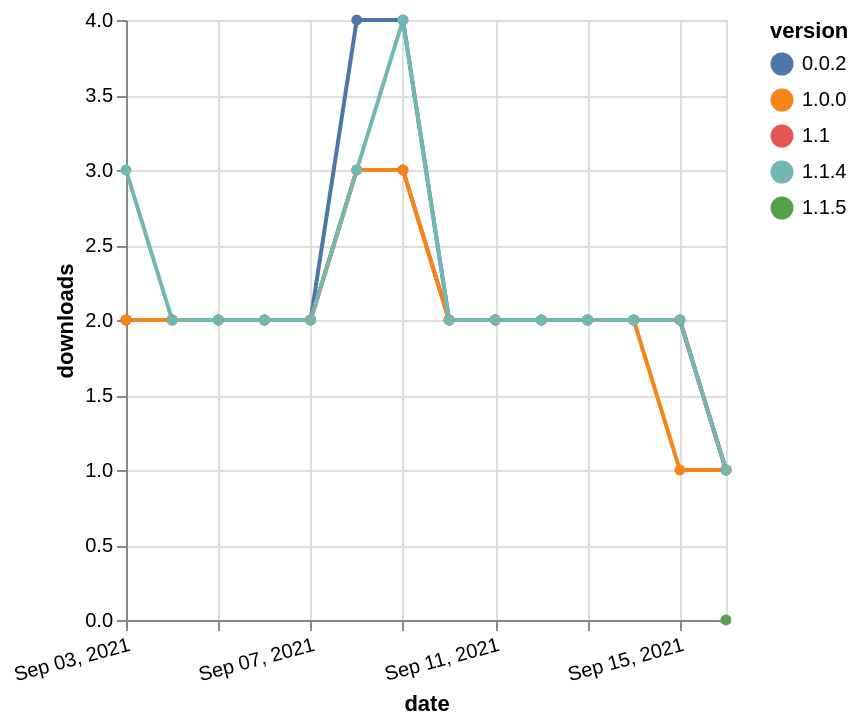

Express this chart as Vega-Lite.
### Vega-Lite specification from a JSON file in a GitHub repository (floating-point values rounded to 4 significant figures)
{"$schema": "https://vega.github.io/schema/vega-lite/v5.json", "description": "A simple bar chart with embedded data.", "data": {"values": [{"date": "2021-09-03", "total": 491, "delta": 2, "version": "0.0.2"}, {"date": "2021-09-04", "total": 493, "delta": 2, "version": "0.0.2"}, {"date": "2021-09-05", "total": 495, "delta": 2, "version": "0.0.2"}, {"date": "2021-09-06", "total": 497, "delta": 2, "version": "0.0.2"}, {"date": "2021-09-07", "total": 499, "delta": 2, "version": "0.0.2"}, {"date": "2021-09-08", "total": 503, "delta": 4, "version": "0.0.2"}, {"date": "2021-09-09", "total": 507, "delta": 4, "version": "0.0.2"}, {"date": "2021-09-10", "total": 509, "delta": 2, "version": "0.0.2"}, {"date": "2021-09-11", "total": 511, "delta": 2, "version": "0.0.2"}, {"date": "2021-09-12", "total": 513, "delta": 2, "version": "0.0.2"}, {"date": "2021-09-13", "total": 515, "delta": 2, "version": "0.0.2"}, {"date": "2021-09-14", "total": 517, "delta": 2, "version": "0.0.2"}, {"date": "2021-09-15", "total": 519, "delta": 2, "version": "0.0.2"}, {"date": "2021-09-16", "total": 520, "delta": 1, "version": "0.0.2"}, {"date": "2021-09-03", "total": 278, "delta": 2, "version": "1.1"}, {"date": "2021-09-04", "total": 280, "delta": 2, "version": "1.1"}, {"date": "2021-09-05", "total": 282, "delta": 2, "version": "1.1"}, {"date": "2021-09-06", "total": 284, "delta": 2, "version": "1.1"}, {"date": "2021-09-07", "total": 286, "delta": 2, "version": "1.1"}, {"date": "2021-09-08", "total": 289, "delta": 3, "version": "1.1"}, {"date": "2021-09-09", "total": 292, "delta": 3, "version": "1.1"}, {"date": "2021-09-10", "total": 294, "delta": 2, "version": "1.1"}, {"date": "2021-09-11", "total": 296, "delta": 2, "version": "1.1"}, {"date": "2021-09-12", "total": 298, "delta": 2, "version": "1.1"}, {"date": "2021-09-13", "total": 300, "delta": 2, "version": "1.1"}, {"date": "2021-09-14", "total": 302, "delta": 2, "version": "1.1"}, {"date": "2021-09-15", "total": 304, "delta": 2, "version": "1.1"}, {"date": "2021-09-16", "total": 305, "delta": 1, "version": "1.1"}, {"date": "2021-09-03", "total": 331, "delta": 2, "version": "1.0.0"}, {"date": "2021-09-04", "total": 333, "delta": 2, "version": "1.0.0"}, {"date": "2021-09-05", "total": 335, "delta": 2, "version": "1.0.0"}, {"date": "2021-09-06", "total": 337, "delta": 2, "version": "1.0.0"}, {"date": "2021-09-07", "total": 339, "delta": 2, "version": "1.0.0"}, {"date": "2021-09-08", "total": 342, "delta": 3, "version": "1.0.0"}, {"date": "2021-09-09", "total": 345, "delta": 3, "version": "1.0.0"}, {"date": "2021-09-10", "total": 347, "delta": 2, "version": "1.0.0"}, {"date": "2021-09-11", "total": 349, "delta": 2, "version": "1.0.0"}, {"date": "2021-09-12", "total": 351, "delta": 2, "version": "1.0.0"}, {"date": "2021-09-13", "total": 353, "delta": 2, "version": "1.0.0"}, {"date": "2021-09-14", "total": 355, "delta": 2, "version": "1.0.0"}, {"date": "2021-09-15", "total": 356, "delta": 1, "version": "1.0.0"}, {"date": "2021-09-16", "total": 357, "delta": 1, "version": "1.0.0"}, {"date": "2021-09-16", "total": 25, "delta": 0, "version": "1.1.5"}, {"date": "2021-09-03", "total": 137, "delta": 3, "version": "1.1.4"}, {"date": "2021-09-04", "total": 139, "delta": 2, "version": "1.1.4"}, {"date": "2021-09-05", "total": 141, "delta": 2, "version": "1.1.4"}, {"date": "2021-09-06", "total": 143, "delta": 2, "version": "1.1.4"}, {"date": "2021-09-07", "total": 145, "delta": 2, "version": "1.1.4"}, {"date": "2021-09-08", "total": 148, "delta": 3, "version": "1.1.4"}, {"date": "2021-09-09", "total": 152, "delta": 4, "version": "1.1.4"}, {"date": "2021-09-10", "total": 154, "delta": 2, "version": "1.1.4"}, {"date": "2021-09-11", "total": 156, "delta": 2, "version": "1.1.4"}, {"date": "2021-09-12", "total": 158, "delta": 2, "version": "1.1.4"}, {"date": "2021-09-13", "total": 160, "delta": 2, "version": "1.1.4"}, {"date": "2021-09-14", "total": 162, "delta": 2, "version": "1.1.4"}, {"date": "2021-09-15", "total": 164, "delta": 2, "version": "1.1.4"}, {"date": "2021-09-16", "total": 165, "delta": 1, "version": "1.1.4"}]}, "width": "container", "mark": {"type": "line", "point": {"filled": true}}, "encoding": {"x": {"field": "date", "type": "temporal", "timeUnit": "yearmonthdate", "title": "date", "axis": {"labelAngle": -15}}, "y": {"field": "delta", "type": "quantitative", "title": "downloads"}, "color": {"field": "version", "type": "nominal"}, "tooltip": {"field": "delta"}}}
